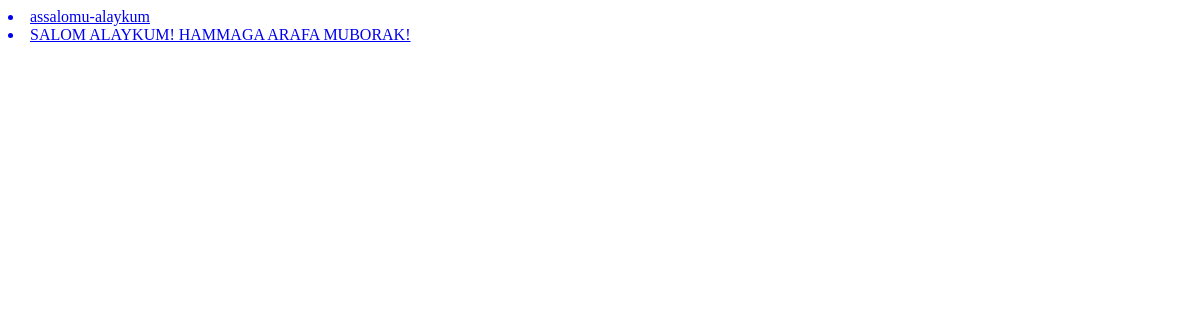
The app's page /news, older data.
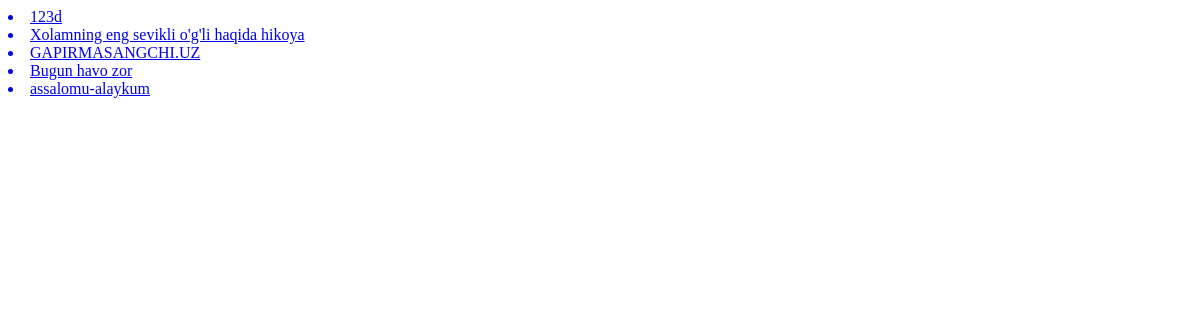
The same page, newer data.
### mohir_app/models.py (models this page shows)
class News(models.Model):
    class Status(models.TextChoices):
        Draft = 'DF', 'Draft'
        Published = 'PB', 'Published'
    title = models.CharField(max_length=250)
    slug = models.SlugField(max_length=250)
    body = models.TextField()
    image = models.ImageField(upload_to='mohir_app/images')
    category = models.ForeignKey(Category, on_delete=models.CASCADE)
    published_time = models.DateTimeField(default=timezone.now)
    created_time = models.DateTimeField(auto_now_add=True)
    updated_time = models.DateTimeField(auto_now=True)
    status = models.CharField(max_length=2, choices=Status.choices,
                              default=Status.Draft)
    class Meta:
        ordering = ['-published_time']
    def __str__(self):
        return self.title

### mohir_app/views.py (the view)
# urls.py: path('news', news_list, name='all_news_list'),
def news_list(request):
    news_list = News.objects.all()
    context = {
        "news_list": news_list
    }
    return render(request, "mohir_app/news_list.html", context=context)

### templates/mohir_app/news_list.html (shortened to what this page needs)
<!DOCTYPE html>
<html>
<body>
<head>
</head>
<body>
    <main>
{% for news in news_list %}
<a href={% url 'news_detail' news.slug %}>
    <li> {{news}}</li>
{% endfor %}
</main>
</body>
</html>

Row changes from the older to the newer data that the page shows:
removed News: title "SALOM ALAYKUM! HAMMAGA ARAFA MUBORAK!"
added News: title "123d"
added News: title "Xolamning eng sevikli o'g'li haqida hikoya"
added News: title "GAPIRMASANGCHI.UZ"
added News: title "Bugun havo zor"
